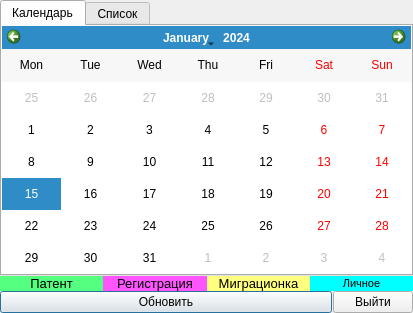
<?xml version="1.0" encoding="UTF-8"?>
<ui version="4.0">
 <class>Dialog</class>
 <widget class="QDialog" name="Dialog">
  <property name="geometry">
   <rect>
    <x>0</x>
    <y>0</y>
    <width>413</width>
    <height>313</height>
   </rect>
  </property>
  <property name="windowTitle">
   <string>Напоминания по рабочим</string>
  </property>
  <layout class="QGridLayout" name="gridLayout" rowstretch="0,0,0" columnstretch="1,0,0">
   <property name="leftMargin">
    <number>0</number>
   </property>
   <property name="topMargin">
    <number>0</number>
   </property>
   <property name="rightMargin">
    <number>0</number>
   </property>
   <property name="bottomMargin">
    <number>0</number>
   </property>
   <property name="horizontalSpacing">
    <number>1</number>
   </property>
   <property name="verticalSpacing">
    <number>0</number>
   </property>
   <item row="2" column="0">
    <widget class="QPushButton" name="pushButton_2">
     <property name="text">
      <string>Обновить</string>
     </property>
    </widget>
   </item>
   <item row="2" column="1" colspan="2">
    <widget class="QPushButton" name="pushButton">
     <property name="text">
      <string>Выйти</string>
     </property>
    </widget>
   </item>
   <item row="1" column="0" colspan="3">
    <layout class="QHBoxLayout" name="horizontalLayout">
     <property name="spacing">
      <number>0</number>
     </property>
     <item>
      <widget class="QLabel" name="label">
       <property name="font">
        <font>
         <family>Tahoma</family>
        </font>
       </property>
       <property name="styleSheet">
        <string notr="true">background-color: rgb(85, 255, 127);</string>
       </property>
       <property name="text">
        <string>&lt;html&gt;&lt;head/&gt;&lt;body&gt;&lt;p align=&quot;center&quot;&gt;&lt;span style=&quot; font-size:10pt;&quot;&gt;Патент&lt;/span&gt;&lt;/p&gt;&lt;/body&gt;&lt;/html&gt;</string>
       </property>
      </widget>
     </item>
     <item>
      <widget class="QLabel" name="label_2">
       <property name="font">
        <font>
         <family>Tahoma</family>
        </font>
       </property>
       <property name="styleSheet">
        <string notr="true">background-color: rgb(255, 85, 255);</string>
       </property>
       <property name="text">
        <string>&lt;html&gt;&lt;head/&gt;&lt;body&gt;&lt;p align=&quot;center&quot;&gt;&lt;span style=&quot; font-size:10pt;&quot;&gt;Регистрация&lt;/span&gt;&lt;/p&gt;&lt;/body&gt;&lt;/html&gt;</string>
       </property>
      </widget>
     </item>
     <item>
      <widget class="QLabel" name="label_3">
       <property name="font">
        <font>
         <family>Tahoma</family>
        </font>
       </property>
       <property name="styleSheet">
        <string notr="true">background-color: rgb(255, 255, 127);</string>
       </property>
       <property name="text">
        <string>&lt;html&gt;&lt;head/&gt;&lt;body&gt;&lt;p align=&quot;center&quot;&gt;&lt;span style=&quot; font-size:10pt;&quot;&gt;Миграционка&lt;/span&gt;&lt;/p&gt;&lt;/body&gt;&lt;/html&gt;</string>
       </property>
      </widget>
     </item>
     <item>
      <widget class="QLabel" name="label_4">
       <property name="font">
        <font>
         <family>Tahoma</family>
         <pointsize>8</pointsize>
        </font>
       </property>
       <property name="styleSheet">
        <string notr="true">background-color: rgb(0, 255, 255);</string>
       </property>
       <property name="text">
        <string>&lt;html&gt;&lt;head/&gt;&lt;body&gt;&lt;p align=&quot;center&quot;&gt;Личное&lt;/p&gt;&lt;/body&gt;&lt;/html&gt;</string>
       </property>
      </widget>
     </item>
    </layout>
   </item>
   <item row="0" column="0" colspan="3">
    <widget class="QTabWidget" name="tabWidget">
     <property name="currentIndex">
      <number>0</number>
     </property>
     <widget class="QWidget" name="tab">
      <attribute name="title">
       <string>Календарь</string>
      </attribute>
      <layout class="QGridLayout" name="gridLayout_2">
       <property name="leftMargin">
        <number>0</number>
       </property>
       <property name="topMargin">
        <number>0</number>
       </property>
       <property name="rightMargin">
        <number>0</number>
       </property>
       <property name="bottomMargin">
        <number>0</number>
       </property>
       <property name="spacing">
        <number>0</number>
       </property>
       <item row="0" column="0">
        <widget class="QCalendarWidget" name="calendar">
         <property name="gridVisible">
          <bool>false</bool>
         </property>
         <property name="selectionMode">
          <enum>QCalendarWidget::SingleSelection</enum>
         </property>
         <property name="horizontalHeaderFormat">
          <enum>QCalendarWidget::ShortDayNames</enum>
         </property>
         <property name="verticalHeaderFormat">
          <enum>QCalendarWidget::NoVerticalHeader</enum>
         </property>
         <property name="dateEditEnabled">
          <bool>false</bool>
         </property>
        </widget>
       </item>
      </layout>
     </widget>
     <widget class="QWidget" name="tab_2">
      <attribute name="title">
       <string>Список</string>
      </attribute>
      <layout class="QGridLayout" name="gridLayout_3">
       <property name="leftMargin">
        <number>0</number>
       </property>
       <property name="topMargin">
        <number>0</number>
       </property>
       <property name="rightMargin">
        <number>0</number>
       </property>
       <property name="bottomMargin">
        <number>0</number>
       </property>
       <property name="spacing">
        <number>0</number>
       </property>
       <item row="0" column="0">
        <widget class="QTableWidget" name="tableWidget">
         <property name="font">
          <font>
           <family>Tahoma</family>
           <pointsize>8</pointsize>
          </font>
         </property>
         <property name="editTriggers">
          <set>QAbstractItemView::NoEditTriggers</set>
         </property>
         <property name="alternatingRowColors">
          <bool>false</bool>
         </property>
         <property name="selectionBehavior">
          <enum>QAbstractItemView::SelectRows</enum>
         </property>
         <property name="sortingEnabled">
          <bool>true</bool>
         </property>
         <attribute name="horizontalHeaderMinimumSectionSize">
          <number>35</number>
         </attribute>
         <attribute name="verticalHeaderVisible">
          <bool>false</bool>
         </attribute>
         <attribute name="verticalHeaderDefaultSectionSize">
          <number>20</number>
         </attribute>
         <attribute name="verticalHeaderMinimumSectionSize">
          <number>18</number>
         </attribute>
         <column>
          <property name="text">
           <string>№</string>
          </property>
         </column>
         <column>
          <property name="text">
           <string>ФИО</string>
          </property>
         </column>
         <column>
          <property name="text">
           <string>Что</string>
          </property>
         </column>
         <column>
          <property name="text">
           <string>Дата</string>
          </property>
         </column>
        </widget>
       </item>
      </layout>
     </widget>
    </widget>
   </item>
  </layout>
 </widget>
 <resources/>
 <connections>
  <connection>
   <sender>pushButton</sender>
   <signal>clicked()</signal>
   <receiver>Dialog</receiver>
   <slot>close()</slot>
   <hints>
    <hint type="sourcelabel">
     <x>392</x>
     <y>301</y>
    </hint>
    <hint type="destinationlabel">
     <x>406</x>
     <y>202</y>
    </hint>
   </hints>
  </connection>
  <connection>
   <sender>pushButton_2</sender>
   <signal>clicked()</signal>
   <receiver>Dialog</receiver>
   <slot>update_calendar()</slot>
   <hints>
    <hint type="sourcelabel">
     <x>97</x>
     <y>305</y>
    </hint>
    <hint type="destinationlabel">
     <x>0</x>
     <y>168</y>
    </hint>
   </hints>
  </connection>
  <connection>
   <sender>calendar</sender>
   <signal>clicked(QDate)</signal>
   <receiver>Dialog</receiver>
   <slot>change_date()</slot>
   <hints>
    <hint type="sourcelabel">
     <x>174</x>
     <y>157</y>
    </hint>
    <hint type="destinationlabel">
     <x>-31</x>
     <y>56</y>
    </hint>
   </hints>
  </connection>
  <connection>
   <sender>tableWidget</sender>
   <signal>cellDoubleClicked(int,int)</signal>
   <receiver>Dialog</receiver>
   <slot>double_click_notification()</slot>
   <hints>
    <hint type="sourcelabel">
     <x>349</x>
     <y>140</y>
    </hint>
    <hint type="destinationlabel">
     <x>448</x>
     <y>91</y>
    </hint>
   </hints>
  </connection>
 </connections>
 <slots>
  <slot>update_calendar()</slot>
  <slot>change_date()</slot>
  <slot>double_click_notification()</slot>
 </slots>
</ui>
